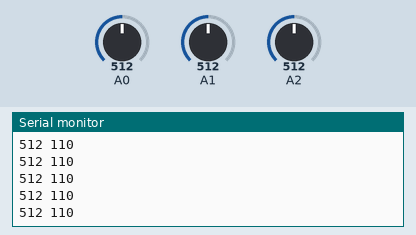
Bench run of a sketch on a simulated Arduino Uno, built with avr-gcc and run on an emulated ATmega328P. Shown: the last lines printed to the serial monitor. The inputs (shaded band) are chosen by the test bench; at power-on: A0 = 512, A1 = 512, A2 = 512.

Above: at 4.2 s.
4.3 s: A0 set to 484
At 4.9 s:
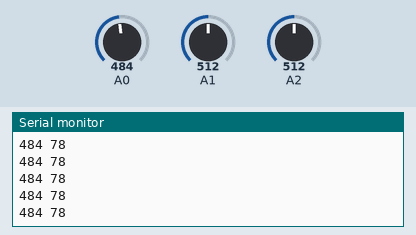
5.8 s: A0 set to 509
At 6.7 s:
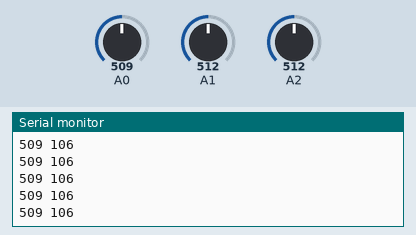
Timing chart, 0 to 8.8 s (numbered marks = the images above; inputs shaded):
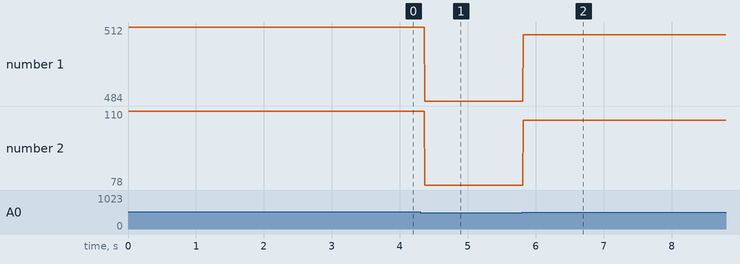

The sketch:

levelMeter-transmitter.ino
```cpp
int jitter(const int axis){
    delay(1);
    long sum = 0;
    for(int i=0;i<16;i++){
      sum += analogRead(axis);
    }
    return sum/16;
}

int x_raw_min = 334;
int x_raw_max = 494;

void setup() {
  // put your setup code here, to run once:
  Serial.begin(9600);
  pinMode(A0,INPUT);
  pinMode(A1,INPUT);
  pinMode(A2,INPUT);
}

void loop() {
  // put your main code here, to run repeatedly:
  int x_raw = jitter(A0);
  int y_raw = jitter(A1);
  int z_raw = jitter(A2);

  int a = map(x_raw,x_raw_min,x_raw_max,-90,90);

  Serial.print(x_raw);
  Serial.print(" ");
  Serial.println(a);
}
```

Measured:
- after the input at 4.3 s, the serial monitor: prints a new line after 0.07 s (image 1)
- after the input at 5.8 s, the serial monitor: prints a new line at once (image 2)
- plotted number 1: 512 → 484 after the input at 4.3 s, 484 → 509 after the input at 5.8 s
- plotted number 2: 110 → 78 after the input at 4.3 s, 78 → 106 after the input at 5.8 s
